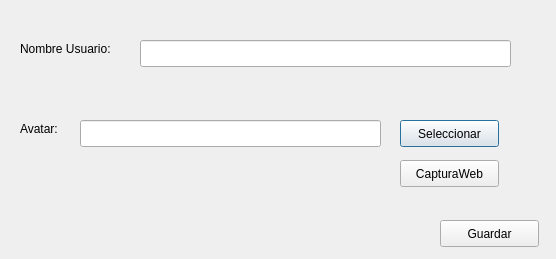
<?xml version="1.0" encoding="UTF-8"?>
<ui version="4.0">
 <class>PerfilUser</class>
 <widget class="QDialog" name="PerfilUser">
  <property name="geometry">
   <rect>
    <x>0</x>
    <y>0</y>
    <width>556</width>
    <height>259</height>
   </rect>
  </property>
  <property name="windowTitle">
   <string>Perfil</string>
  </property>
  <widget class="QLabel" name="label">
   <property name="geometry">
    <rect>
     <x>20</x>
     <y>40</y>
     <width>141</width>
     <height>17</height>
    </rect>
   </property>
   <property name="text">
    <string>Nombre Usuario:</string>
   </property>
  </widget>
  <widget class="QLineEdit" name="lineEditNameuser">
   <property name="geometry">
    <rect>
     <x>140</x>
     <y>40</y>
     <width>371</width>
     <height>27</height>
    </rect>
   </property>
  </widget>
  <widget class="QLabel" name="label_2">
   <property name="geometry">
    <rect>
     <x>20</x>
     <y>120</y>
     <width>121</width>
     <height>17</height>
    </rect>
   </property>
   <property name="text">
    <string>Avatar:</string>
   </property>
  </widget>
  <widget class="QLineEdit" name="lineEditAvatar">
   <property name="geometry">
    <rect>
     <x>80</x>
     <y>120</y>
     <width>301</width>
     <height>27</height>
    </rect>
   </property>
  </widget>
  <widget class="QPushButton" name="pushButtonSeleccion">
   <property name="geometry">
    <rect>
     <x>400</x>
     <y>120</y>
     <width>99</width>
     <height>27</height>
    </rect>
   </property>
   <property name="text">
    <string>Seleccionar</string>
   </property>
  </widget>
  <widget class="QPushButton" name="pushButtonCamaraWeb">
   <property name="geometry">
    <rect>
     <x>400</x>
     <y>160</y>
     <width>99</width>
     <height>27</height>
    </rect>
   </property>
   <property name="text">
    <string>CapturaWeb</string>
   </property>
  </widget>
  <widget class="QPushButton" name="pushButtonSave">
   <property name="geometry">
    <rect>
     <x>440</x>
     <y>220</y>
     <width>99</width>
     <height>27</height>
    </rect>
   </property>
   <property name="text">
    <string>Guardar</string>
   </property>
  </widget>
 </widget>
 <resources/>
 <connections/>
</ui>
